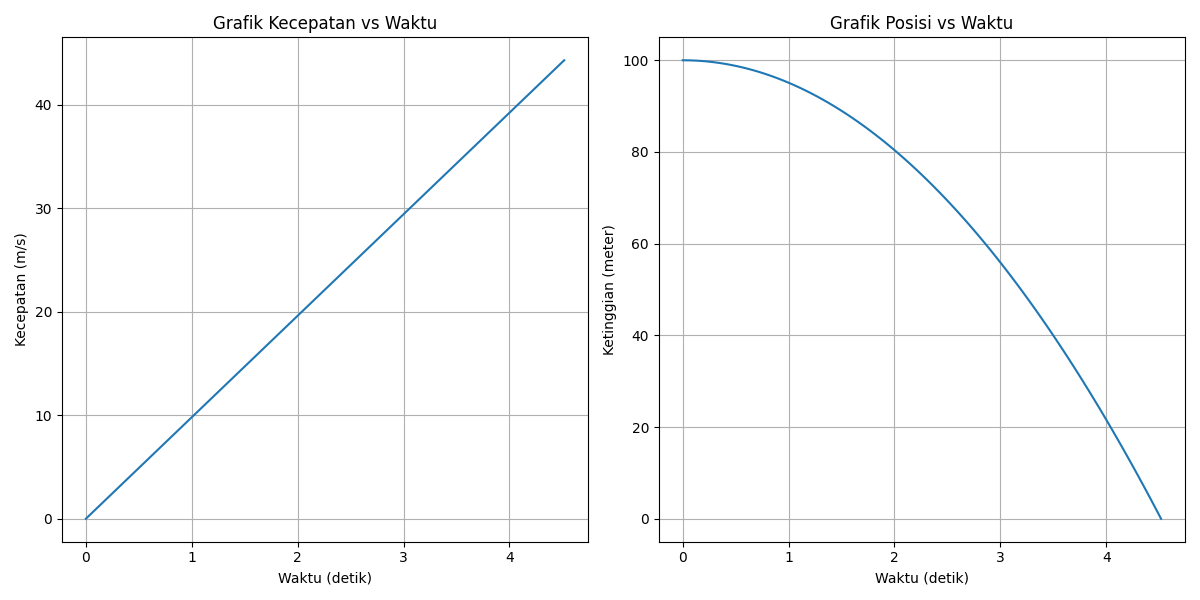

This chart was generated by the following Python code:
import numpy as np
import matplotlib.pyplot as plt

# Diketahui
g = 9.8  # percepatan gravitasi (m/s^2)
h0 = 100  # ketinggian awal (misalnya 100 meter, bisa diubah sesuai kebutuhan)

# 1. Tentukan waktu yang diperlukan benda untuk mencapai tanah
t_fall = np.sqrt((2 * h0) / g)
print(f"Waktu yang diperlukan untuk benda jatuh: {t_fall:.2f} detik")

# 2. Kecepatan benda sebagai fungsi waktu
def velocity(t, g):
    return g * t

# 3. Posisi benda (ketinggian) sebagai fungsi waktu
def position(t, h0, g):
    return h0 - 0.5 * g * t**2

# Waktu dari 0 hingga waktu jatuh
t = np.linspace(0, t_fall, 100)

# Hitung kecepatan dan posisi untuk setiap titik waktu
v_t = velocity(t, g)
h_t = position(t, h0, g)

# Plot grafik kecepatan sebagai fungsi waktu
plt.figure(figsize=(12, 6))

plt.subplot(1, 2, 1)
plt.plot(t, v_t)
plt.title("Grafik Kecepatan vs Waktu")
plt.xlabel("Waktu (detik)")
plt.ylabel("Kecepatan (m/s)")
plt.grid(True)

# Plot grafik posisi sebagai fungsi waktu
plt.subplot(1, 2, 2)
plt.plot(t, h_t)
plt.title("Grafik Posisi vs Waktu")
plt.xlabel("Waktu (detik)")
plt.ylabel("Ketinggian (meter)")
plt.grid(True)

plt.tight_layout()
plt.show()
